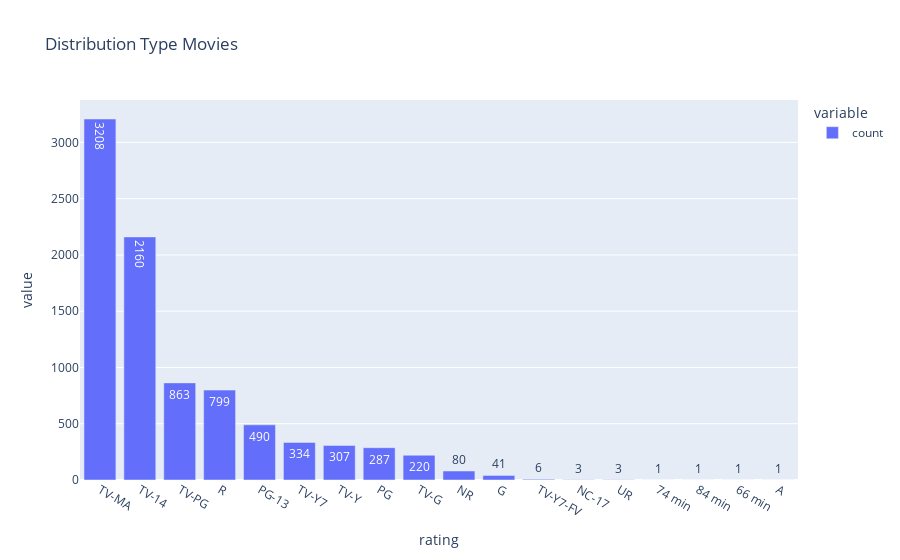

This figure's notebook cell:
### Code cell
px.bar(data_frame=data.rating.value_counts() ,text_auto=True, title='Distribution Type Movies' )

### Figure 1 — Plotly figure (JSON) as saved in the notebook; plotly's stock layout.template omitted (floating-point values rounded to 4 significant figures)
{"data": [{"alignmentgroup": "True", "hovertemplate": "variable=count<br>rating=%{x}<br>value=%{y}<extra></extra>", "legendgroup": "count", "marker": {"color": "#636efa", "pattern": {"shape": ""}}, "name": "count", "offsetgroup": "count", "orientation": "v", "showlegend": true, "textposition": "auto", "texttemplate": "%{y}", "type": "bar", "x": ["TV-MA", "TV-14", "TV-PG", "R", "PG-13", "TV-Y7", "TV-Y", "PG", "TV-G", "NR", "G", "TV-Y7-FV", "NC-17", "UR", "74 min", "84 min", "66 min", "A"], "xaxis": "x", "y": [3208, 2160, 863, 799, 490, 334, 307, 287, 220, 80, 41, 6, 3, 3, 1, 1, 1, 1], "yaxis": "y"}], "layout": {"barmode": "relative", "legend": {"title": {"text": "variable"}, "tracegroupgap": 0}, "title": {"text": "Distribution Type Movies"}, "xaxis": {"anchor": "y", "domain": [0, 1], "title": {"text": "rating"}}, "yaxis": {"anchor": "x", "domain": [0, 1], "title": {"text": "value"}}}}
